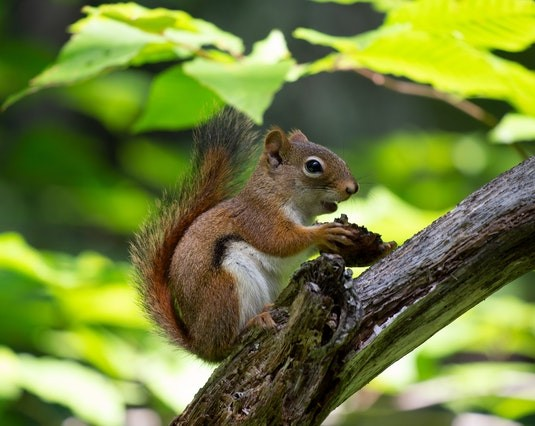
#> input picture Images/squirrel_cls.jpg, 535 x 426 px, found by its file name
$ jupyter execute threshold_transformation.ipynb
#> lines starting #> are read from the running program, lines starting #| are printed output that depends on the picture; after the words box and inside, x2 and y2 are one past the last pixel; in counts of white or black regions, pixels touching at a corner belong together
# **Threshold Transformation**
---
## **Method 1. Iterating through all the pixels**
This transformation is useful to binarize an image

[cell 1]
import cv2 as cv
import numpy as np
from matplotlib import pyplot as plt

[cell 2]
img = cv.imread(r"..\Images\squirrel_cls.jpg", 0)
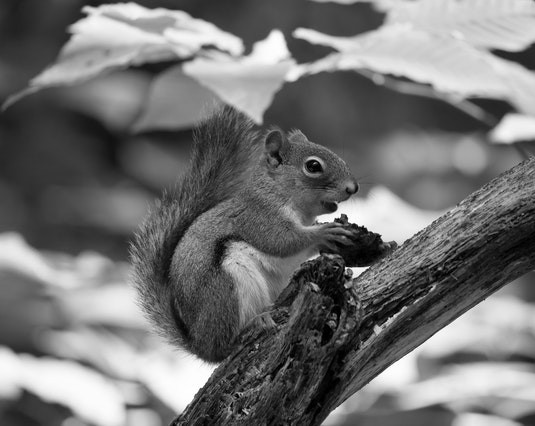
#> img: shape (426, 535); min 0, max 255, mean 115.6

[cell 3]
plt.imshow(img, "gray")
plt.show()

[cell 4]
img_umb = np.zeros(img.shape, dtype=np.uint8) # Is another way of copying an image

[cell 5]
img.shape
#> Out = (426, 535)

[cell 6]
row, col = img.shape
#> row = 426; col = 535

[cell 7]
k = 127

for i in range(row):
    for j in range(col):
        if img[i, j] < k: # If the value of the pixel is lower than threshold it becomes 0 (black)
            img_umb[i, j] = 0
        else:
            img_umb[i, j] = 255 # If the value of the pixel is higher than threshold it becomes 255 (white)
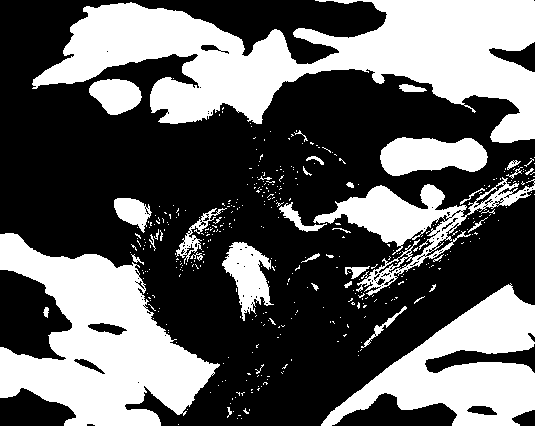
#> img_umb: shape (426, 535); 38.2% white; 407 white regions (370 under 20 px), largest, box (x1, y1, x2, y2) and area: (32, 0, 535, 143) 34352, (0, 233, 220, 426) 22034, (321, 283, 535, 426) 13574

[cell 8]
plt.imshow(img_umb, "gray")
plt.axis("off")
plt.show()

# The next image is the true definition of black and white

[cell 9]
# This is another way to threshold the image without using all the formula in the lines above
img_umb2 = cv.threshold(img, k, 255, cv.THRESH_BINARY)[1] # cv.THRESH_BINARY = 0 ## So we can subtitute that with a 0
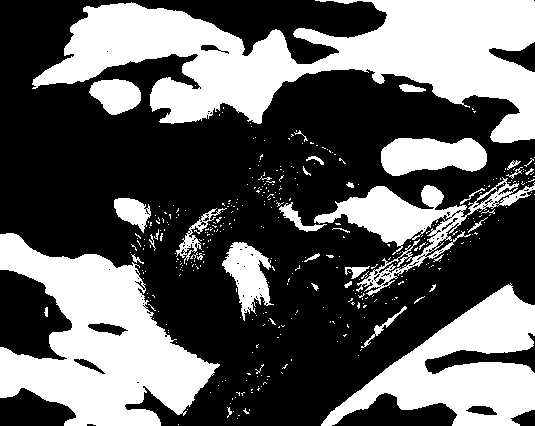
#> img_umb2: shape (426, 535); 37.9% white; 393 white regions (357 under 20 px), largest, box (x1, y1, x2, y2) and area: (32, 0, 535, 143) 34170, (0, 233, 220, 426) 21952, (321, 283, 535, 426) 13515

# k = umbral

[cell 10]
plt.imshow(img_umb2, "gray")
plt.show()

[cell 11]
plt.imshow(np.hstack((img, img_umb)), "gray")
plt.title("Comparison of both images")
plt.show()
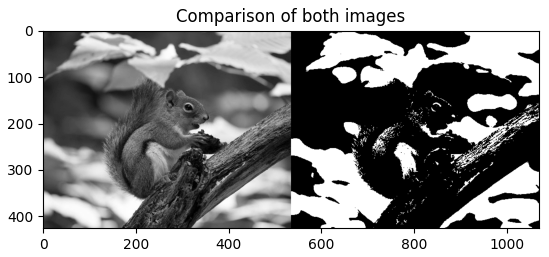
#> figure drawn by matplotlib, 1 panel
